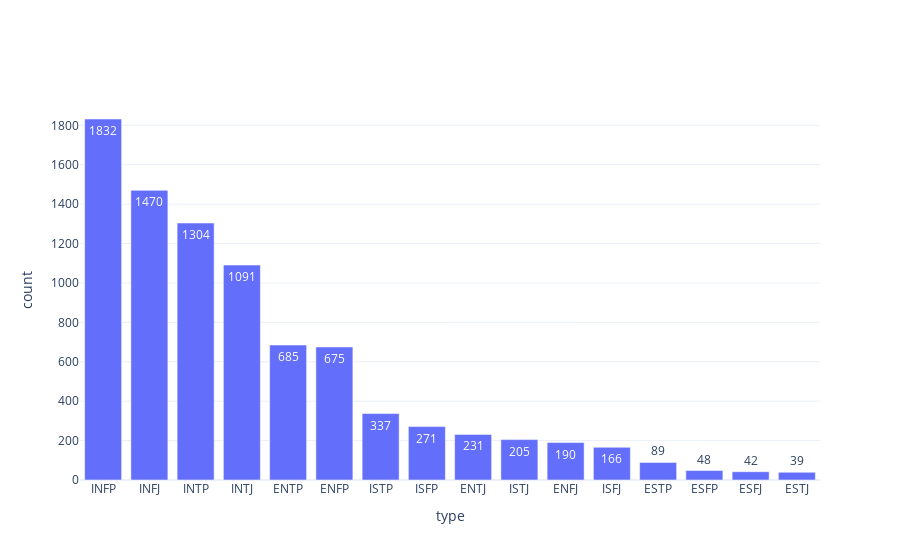

Notebook cell for this chart:
### Markdown cell above
## Data from Kaggle

### Code cell
figs['원래자료'].layout['title']['text']=''
figs['원래자료'].show(width=750)

### Figure 1 — Plotly figure (JSON) as saved in the notebook; plotly's stock layout.template omitted (floating-point values rounded to 4 significant figures)
{"data": [{"alignmentgroup": "True", "hovertemplate": "type=%{x}<br>count=%{text}<extra></extra>", "legendgroup": "", "marker": {"color": "#636efa", "pattern": {"shape": ""}}, "name": "", "offsetgroup": "", "orientation": "v", "showlegend": false, "text": [1832, 1470, 1304, 1091, 685, 675, 337, 271, 231, 205, 190, 166, 89, 48, 42, 39], "textposition": "auto", "type": "bar", "x": ["INFP", "INFJ", "INTP", "INTJ", "ENTP", "ENFP", "ISTP", "ISFP", "ENTJ", "ISTJ", "ENFJ", "ISFJ", "ESTP", "ESFP", "ESFJ", "ESTJ"], "xaxis": "x", "y": [1832, 1470, 1304, 1091, 685, 675, 337, 271, 231, 205, 190, 166, 89, 48, 42, 39], "yaxis": "y"}], "layout": {"autosize": true, "barmode": "relative", "legend": {"tracegroupgap": 0}, "title": {"text": ""}, "xaxis": {"anchor": "y", "autorange": true, "domain": [0, 1], "range": [-0.5, 15.5], "title": {"text": "type"}, "type": "category"}, "yaxis": {"anchor": "x", "autorange": true, "domain": [0, 1], "range": [0, 1928.0], "title": {"text": "count"}, "type": "linear"}}}
